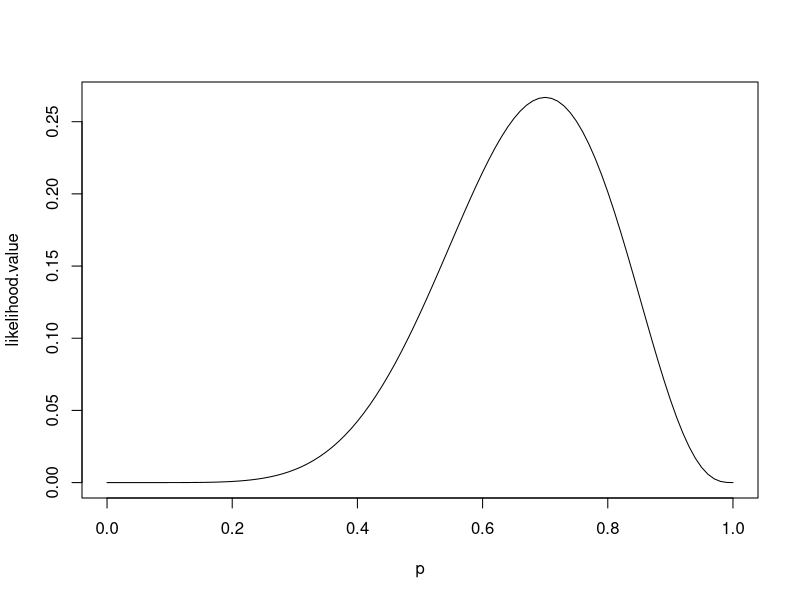
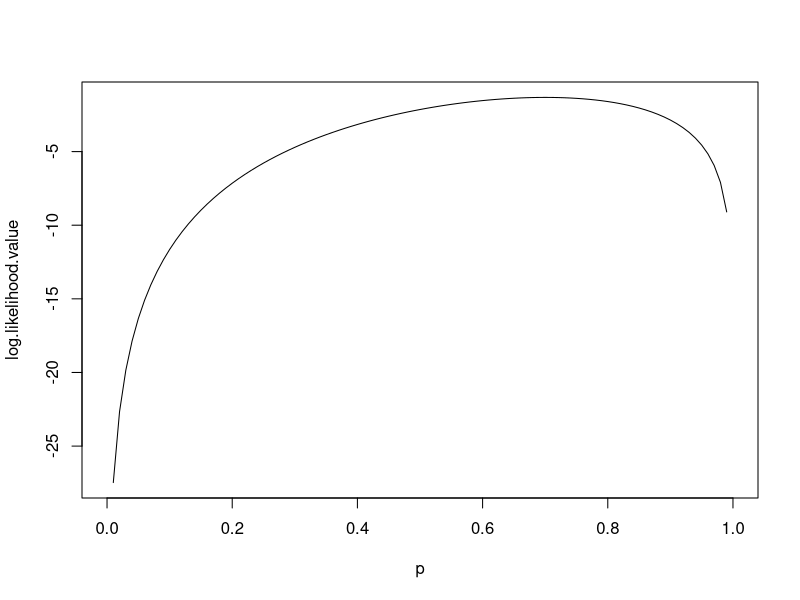
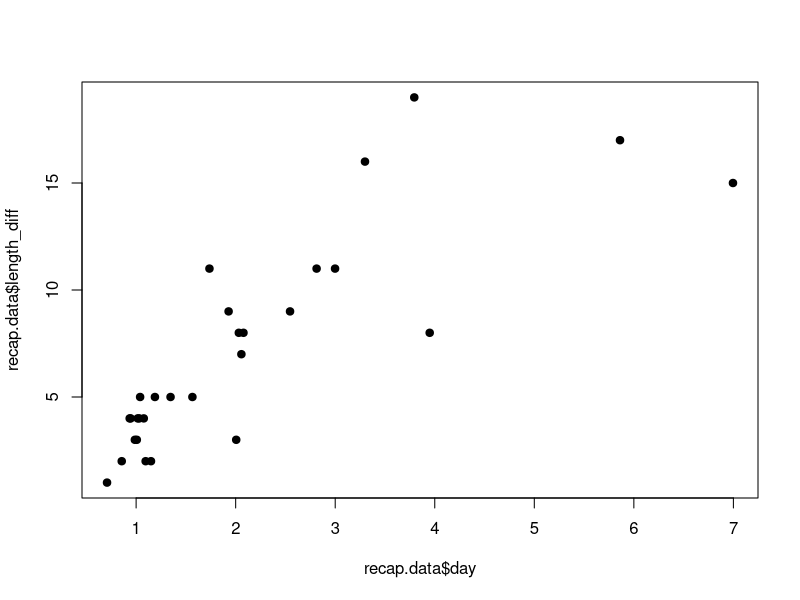

Here is the R script that generated these plots, in order:


rm(list = ls())
graphics.off()


############ example in class
# write down the likelihood function
binomial.likelihood <- function(p){
  choose(10,7)*p^7*(1-p)^3
}
# calculate the likelihood value at 9 = 0.1
binomial.likelihood(p=0.1)
# plot the likelihood function for a range of P
p <- seq(0, 1, 0.01)
likelihood.value <- binomial.likelihood(p)
plot(p, likelihood.value, type = 'l')
# plot the log likelihood function
log.binomial.likelihood <- function(p){
  log(binomial.likelihood(p = p))
}
# plot the log-likelihood 
p <- seq(0,1,0.01)
log.likelihood.value <- log.binomial.likelihood(p)
plot(p, log.likelihood.value, type = 'l')

#
optimize(binomial.likelihood, interval = c(0,1), maximum = TRUE)


############ Rabbit Example ############
# read the data
recap.data <- read.csv("../data/recapture.csv", header = TRUE)
# scatterplot
plot(recap.data$day, recap.data$length_diff, pch = 19)
# 1. log-likelihood
regression.log.likelihood <- function(parm, dat){
  a <- parm[1]
  b <- parm[2]
  sigma <- parm[3]
  
  x <- dat[,1]
  y <- dat[,2]
  
  density <- dnorm(y, mean = a+b*x, sd = sigma, log = T)
  
  return(sum(density))
}
regression.log.likelihood(c(1,1,1), dat = recap.data)

# 2. log-likelihood
regression.log.likelihood2 <- function(parm, dat){
  a <- parm[1]
  b <- parm[2]
  sigma <- parm[3]

  x <- dat[,1]  
  y <- dat[,2]
  
  error.term <- (y-a-b*x)
  density <- dnorm(error.term, mean = 0, sd = sigma, log = T)
  
  return(sum(density))
}


regression.log.likelihood2(c(1,1,1), dat = recap.data)

# optimise the log-likelihood funcion
optim(par = c(1,1,1), regression.log.likelihood, method = 'L-BFGS-B',
      lower = c(-1000,-1000,0.0001), upper = c(1000,1000,10000),
      control = list(fnscale=-1), dat = recap.data, hessian = T)

# perform the same analysis with lm()
m <- lm(length_diff ~day, data = recap.data)
summary(m)
n <- nrow(recap.data)
sqrt(var(m$residual)*(n-1)/n)


############ Q7 ############


